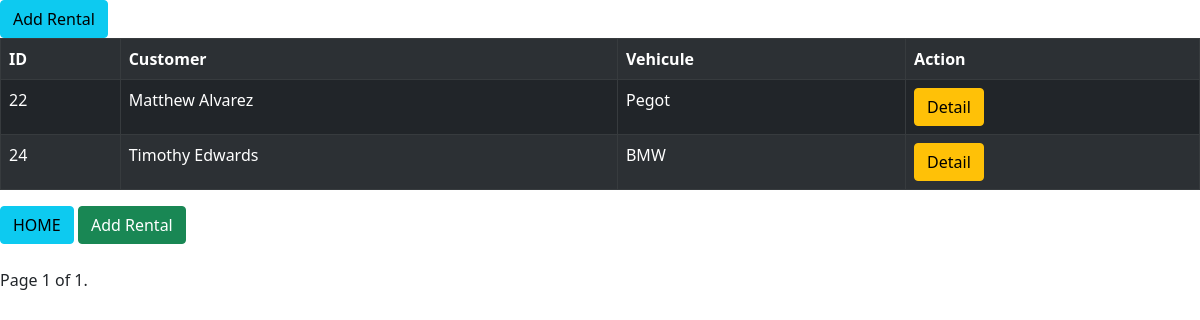
/rent/rental/, run on the app's committed database.
### rent/models.py (models this page shows, shortened)
class Rental(models.Model):
    rental_date = models.DateTimeField(auto_now_add=True)
    return_date = models.DateTimeField()
    customer = models.ForeignKey(Customer, related_name="customer", on_delete=models.CASCADE)
    vehicule = models.ForeignKey(Vehicule, related_name="vehicule", on_delete=models.CASCADE)
    class Meta:
        ordering = ['rental_date']

class Customer(models.Model):
    first_name = models.CharField(max_length=50)
    last_name = models.CharField(max_length=50)
    email = models.EmailField(max_length=254)
    phone_number = PhoneNumberField()
    address = models.CharField(max_length=50)
    city = models.CharField(max_length=50)
    country = models.CharField(max_length=50)
    def __str__(self):
        return self.first_name + ' ' + self.last_name
    class Meta:
        ordering = ['first_name', 'last_name']

class Vehicule(models.Model):
    vehicule_type = models.ForeignKey(VehiculeType, related_name="Type", on_delete=models.CASCADE)
    date_created = models.DateTimeField(auto_now_add=True)
    real_cost = models.FloatField()
    vehicule_size = models.ForeignKey(VehiculeSize, related_name="Size", on_delete=models.CASCADE)
    def __str__(self):
        return str(self.vehicule_type)

class VehiculeType(models.Model):
    name = models.CharField(max_length=50)
    def __str__(self):
        return self.name

### rent/views.py (the view)
# urls.py: path('rent/rental/', views.rentallist, name="rentallist" ),
def rentallist(request, id=0):
    if id == 0:
        rental = Rental.objects.all()
        page = Paginator(rental, 4)
        pge = request.GET.get('page')
        cust = page.get_page(pge)
        var = 0
        return render(request, 'rent/rentallist.html', {'models': cust, 'len': var})
    else:
        rental = Rental.objects.filter(id=id)
        var = 1
        return render(request, 'rent/rentallist.html', {'models': rental, 'len': var})

### rent/templates/rent/rentallist.html (shortened to what this page needs)
{% extends 'rent/home.html' %}
{% block content %}
<a href=" {% url 'addRental' %} "><button class=" btn btn-info">Add Rental</button></a>
<table class = "table table-striped table-dark table-bordered">
    <tr>
        <th>ID</th>
        <th>Customer</th>
        <th>Vehicule</th>
        {% if len != 1 %}
            <th>Action</th>
        {%endif%}
    </tr>
    {% for model in models %}
    <tr>
        <td> {{model.id}} </td>
        <td>{{model.customer}} </td>
        <td>{{model.vehicule}}</td>
        {% if len != 1 %}
            <td> <a href=" {% url 'detailRental' model.id  %} "><button class = "btn btn-warning">Detail</button></a>   </td>
        {%endif%}
     </tr>
    {% endfor %}
</table>
<a href="{% url 'home0' %}"><button class="btn btn-info">HOME</button></a>
{% if len != 1 %}
<a href="{% url 'addRental' %}"><button class = "btn btn-success"> Add Rental</button></a>
<br> <br>
Page {{ models.number }} of {{ models.paginator.num_pages }}.
{% endif %}
{% endblock content %}

### data on the page
Rental: id "22", customer "Matthew Alvarez", vehicule "Pegot"
Rental: id "24", customer "Timothy Edwards", vehicule "BMW"

### other printed values
{{ models.number }} "1"
{{ models.paginator.num_pages }} "1"
